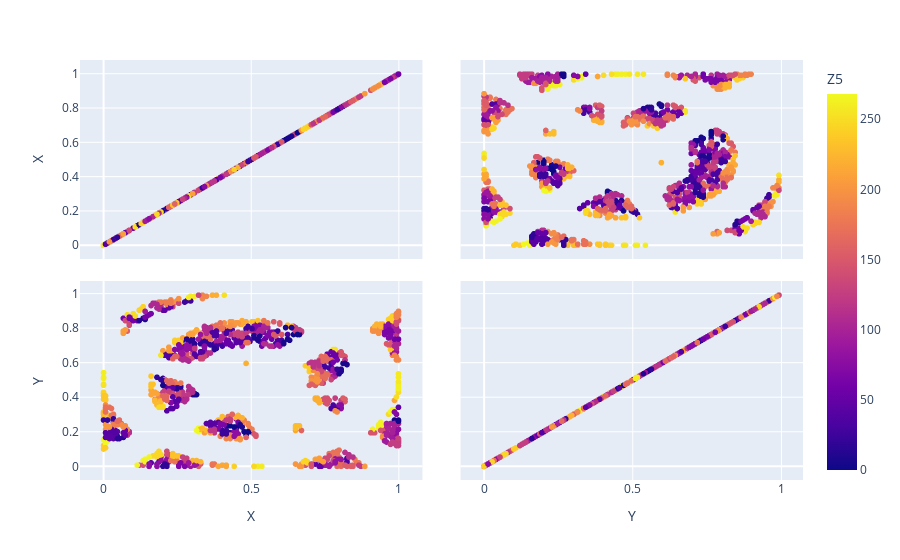

The notebook cell saved with this chart:
### Code cell
classix_distance=Extractor.classix(group_merging_mode='distance',minPts=minPts_best_distance,radius=radius_best_distance,scale=scale_best_distance)
classix_distance.fit(X_train)
Y_pred_distance=classix_distance.predict(X_test)
df_pred_distance=pd.DataFrame(pd.concat([pd.DataFrame(X_test,columns=['X','Y']),pd.DataFrame(Y_pred_distance,columns=[select_name_Z])],axis=1))
print('Plot of target: ',select_name_Z,'\n')
fig = px.scatter_matrix(df_pred_distance,
    dimensions=['X','Y'],
    color=select_name_Z)
fig.show()

### Figure 1 — Plotly figure (JSON) as saved in the notebook; plotly's stock layout.template omitted (floating-point values rounded to 4 significant figures; data arrays with more than 128 entries replaced by an {"elided": "..."} marker saying what was removed)
{"data": [{"dimensions": [{"axis": {"matches": true}, "label": "X", "values": {"elided": "1071 float values"}}, {"axis": {"matches": true}, "label": "Y", "values": {"elided": "1071 float values"}}], "hovertemplate": "%{xaxis.title.text}=%{x}<br>%{yaxis.title.text}=%{y}<br>Z5=%{marker.color}<extra></extra>", "legendgroup": "", "marker": {"color": {"elided": "1071 int values"}, "coloraxis": "coloraxis", "symbol": "circle"}, "name": "", "showlegend": false, "type": "splom"}], "layout": {"coloraxis": {"colorbar": {"title": {"text": "Z5"}}, "colorscale": [[0, "#0d0887"], [0.1111, "#46039f"], [0.2222, "#7201a8"], [0.3333, "#9c179e"], [0.4444, "#bd3786"], [0.5556, "#d8576b"], [0.6667, "#ed7953"], [0.7778, "#fb9f3a"], [0.8889, "#fdca26"], [1, "#f0f921"]]}, "dragmode": "select", "legend": {"tracegroupgap": 0}, "margin": {"t": 60}}}
